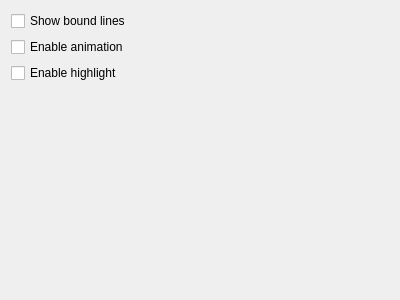
<ui version="4.0" >
 <class>GameConfig</class>
 <widget class="QWidget" name="GameConfig" >
  <property name="geometry" >
   <rect>
    <x>0</x>
    <y>0</y>
    <width>400</width>
    <height>300</height>
   </rect>
  </property>
  <layout class="QVBoxLayout" >
   <item>
    <widget class="QCheckBox" name="kcfg_ShowBoundLines" >
     <property name="whatsThis" >
      <string>Show bound lines</string>
     </property>
     <property name="text" >
      <string>Show bound lines</string>
     </property>
    </widget>
   </item>
   <item>
    <widget class="QCheckBox" name="kcfg_EnableAnimation" >
     <property name="whatsThis" >
      <string>Enable animation</string>
     </property>
     <property name="text" >
      <string>Enable animation</string>
     </property>
    </widget>
   </item>
   <item>
    <widget class="QCheckBox" name="kcfg_EnableHighlight" >
     <property name="whatsThis" >
      <string>Enable highlight</string>
     </property>
     <property name="text" >
      <string>Enable highlight</string>
     </property>
    </widget>
   </item>
   <item>
    <spacer>
     <property name="orientation" >
      <enum>Qt::Vertical</enum>
     </property>
     <property name="sizeHint" >
      <size>
       <width>20</width>
       <height>40</height>
      </size>
     </property>
    </spacer>
   </item>
  </layout>
 </widget>
 <resources/>
 <connections/>
</ui>
